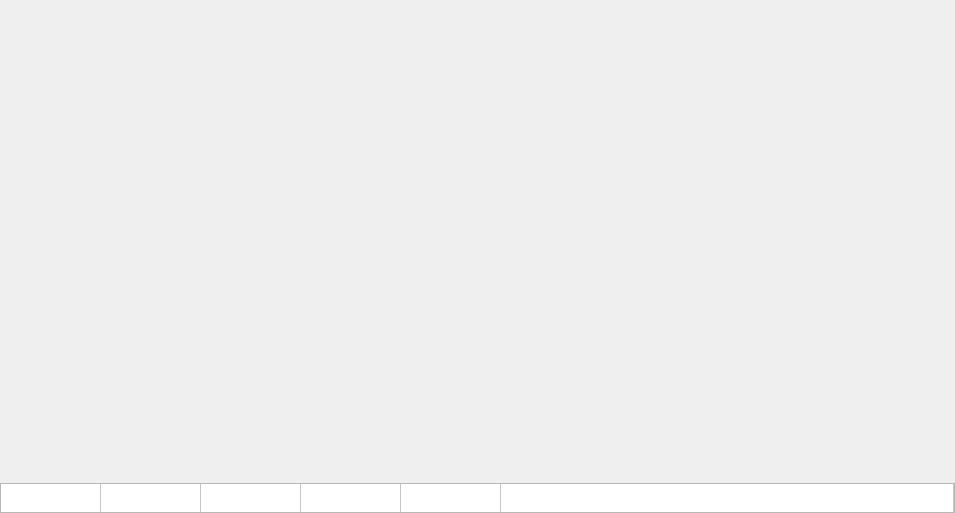
<?xml version="1.0" encoding="UTF-8"?>
<ui version="4.0">
 <class>ImageViewerWidgetClass</class>
 <widget class="QWidget" name="ImageViewerWidgetClass">
  <property name="geometry">
   <rect>
    <x>0</x>
    <y>0</y>
    <width>955</width>
    <height>513</height>
   </rect>
  </property>
  <property name="windowTitle">
   <string>ImageViewerWidget</string>
  </property>
  <layout class="QVBoxLayout" name="verticalLayout" stretch="0,1,0">
   <property name="leftMargin">
    <number>0</number>
   </property>
   <property name="topMargin">
    <number>0</number>
   </property>
   <property name="rightMargin">
    <number>0</number>
   </property>
   <property name="bottomMargin">
    <number>0</number>
   </property>
   <item>
    <widget class="QWidget" name="topWidget" native="true">
     <property name="sizePolicy">
      <sizepolicy hsizetype="Expanding" vsizetype="Fixed">
       <horstretch>0</horstretch>
       <verstretch>0</verstretch>
      </sizepolicy>
     </property>
     <property name="maximumSize">
      <size>
       <width>16777215</width>
       <height>100</height>
      </size>
     </property>
    </widget>
   </item>
   <item>
    <widget class="QWidget" name="mainWidget" native="true"/>
   </item>
   <item>
    <widget class="QTableWidget" name="bottomTableWidget">
     <property name="sizePolicy">
      <sizepolicy hsizetype="Expanding" vsizetype="Fixed">
       <horstretch>0</horstretch>
       <verstretch>0</verstretch>
      </sizepolicy>
     </property>
     <property name="maximumSize">
      <size>
       <width>16777215</width>
       <height>30</height>
      </size>
     </property>
     <property name="verticalScrollBarPolicy">
      <enum>Qt::ScrollBarAlwaysOff</enum>
     </property>
     <property name="horizontalScrollBarPolicy">
      <enum>Qt::ScrollBarAlwaysOff</enum>
     </property>
     <attribute name="horizontalHeaderVisible">
      <bool>false</bool>
     </attribute>
     <attribute name="horizontalHeaderStretchLastSection">
      <bool>true</bool>
     </attribute>
     <attribute name="verticalHeaderVisible">
      <bool>false</bool>
     </attribute>
     <row>
      <property name="text">
       <string>新建行</string>
      </property>
     </row>
     <column>
      <property name="text">
       <string>新建列</string>
      </property>
     </column>
     <column>
      <property name="text">
       <string>新建列</string>
      </property>
     </column>
     <column>
      <property name="text">
       <string>新建列</string>
      </property>
     </column>
     <column>
      <property name="text">
       <string>新建列</string>
      </property>
     </column>
     <column>
      <property name="text">
       <string>新建列</string>
      </property>
     </column>
     <column>
      <property name="text">
       <string>新建列</string>
      </property>
     </column>
    </widget>
   </item>
  </layout>
 </widget>
 <layoutdefault spacing="6" margin="11"/>
 <resources/>
 <connections/>
</ui>
